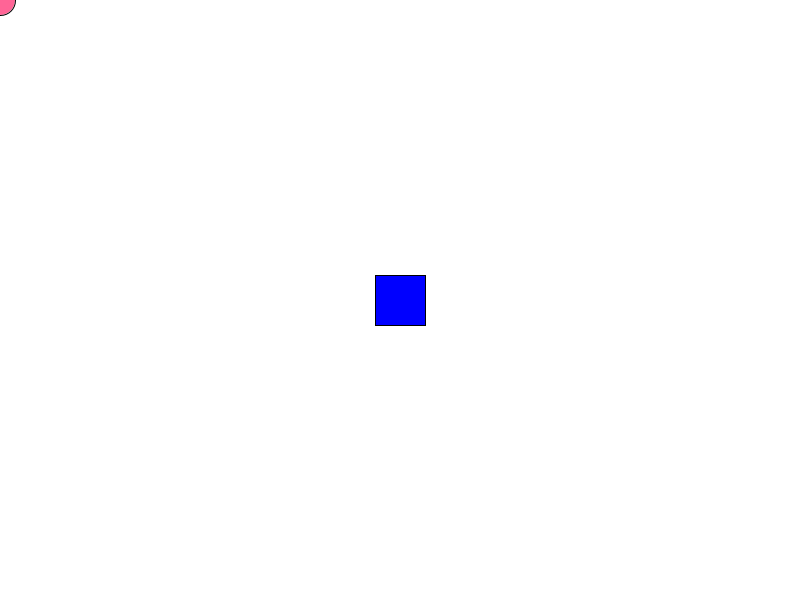
Frame 1 (no input)
Frame 60 (the mouse pressed at the canvas centre just before this capture): identical to frame 1, image omitted
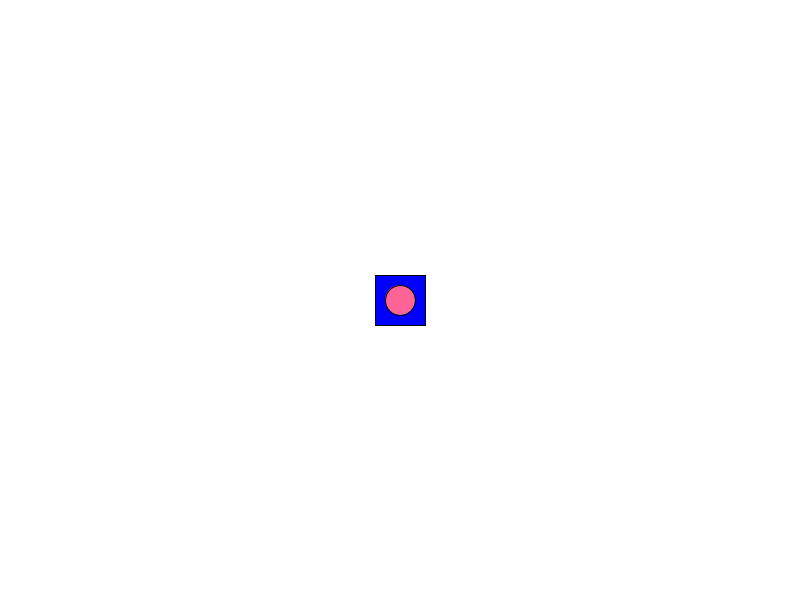
Frame 120 (the mouse held since frame 60 and released just before this capture)

The Processing sketch that drew these frames (run headless with seeded random() and noise(); from frame 60 on, the mouse is pressed at the canvas centre):

// Processing sketch: VoidFunctions
// ── VoidFunctions.pde
void setup(){
  size (800,600);
  noCursor();
  
  
}
  
  
  
void draw(){
  background(255);
  blu();
  mcirc(255,100,150);
  
  
}


void blu(){
  fill(0,0,255);
  rectMode(CENTER);
  rect(width/2,height/2,50,50);
}

void mcirc(float red,float green,float blue){
  fill(red,green,blue);
  ellipse(mouseX,mouseY, 30, 30);
  
}
 
  
